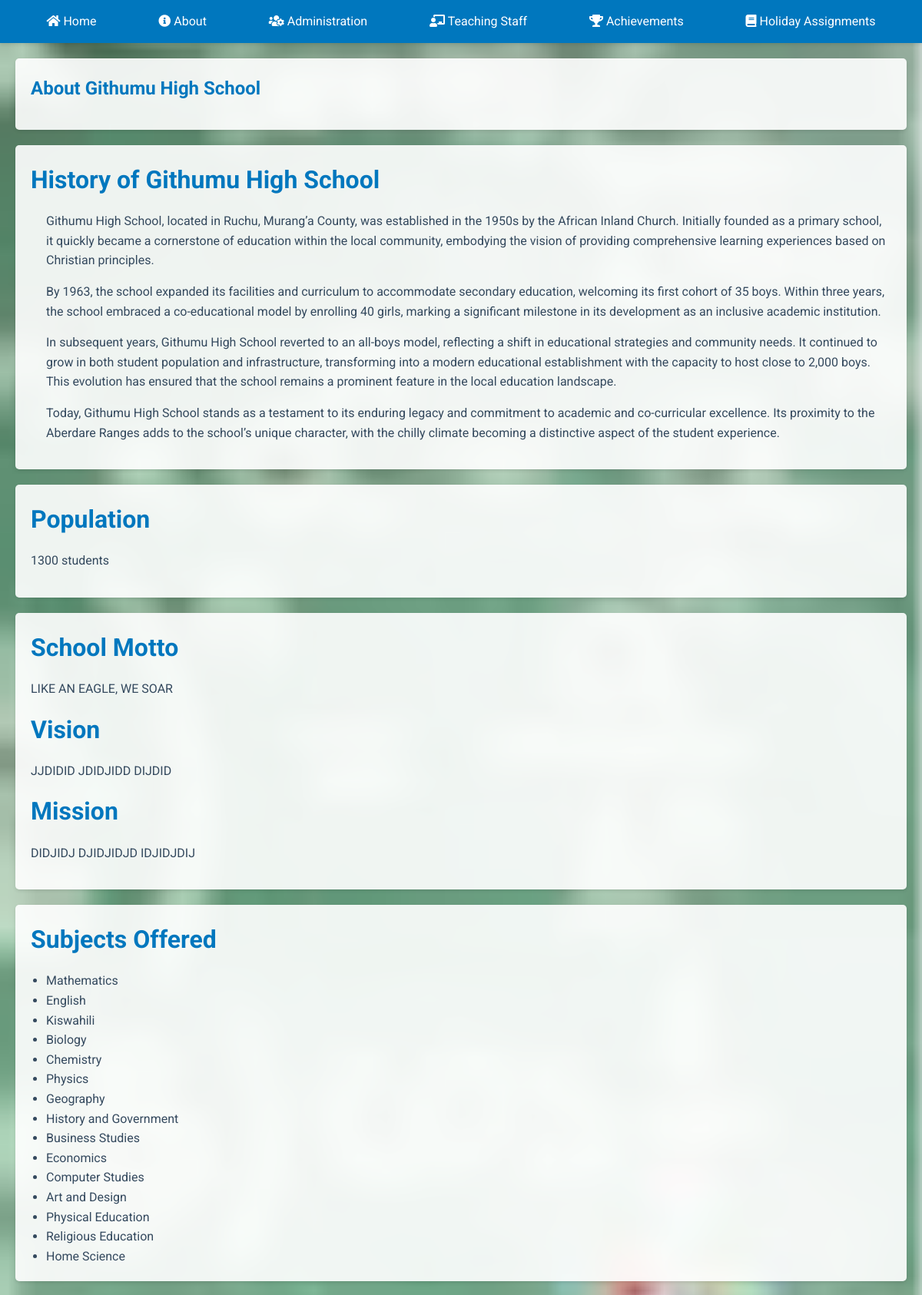
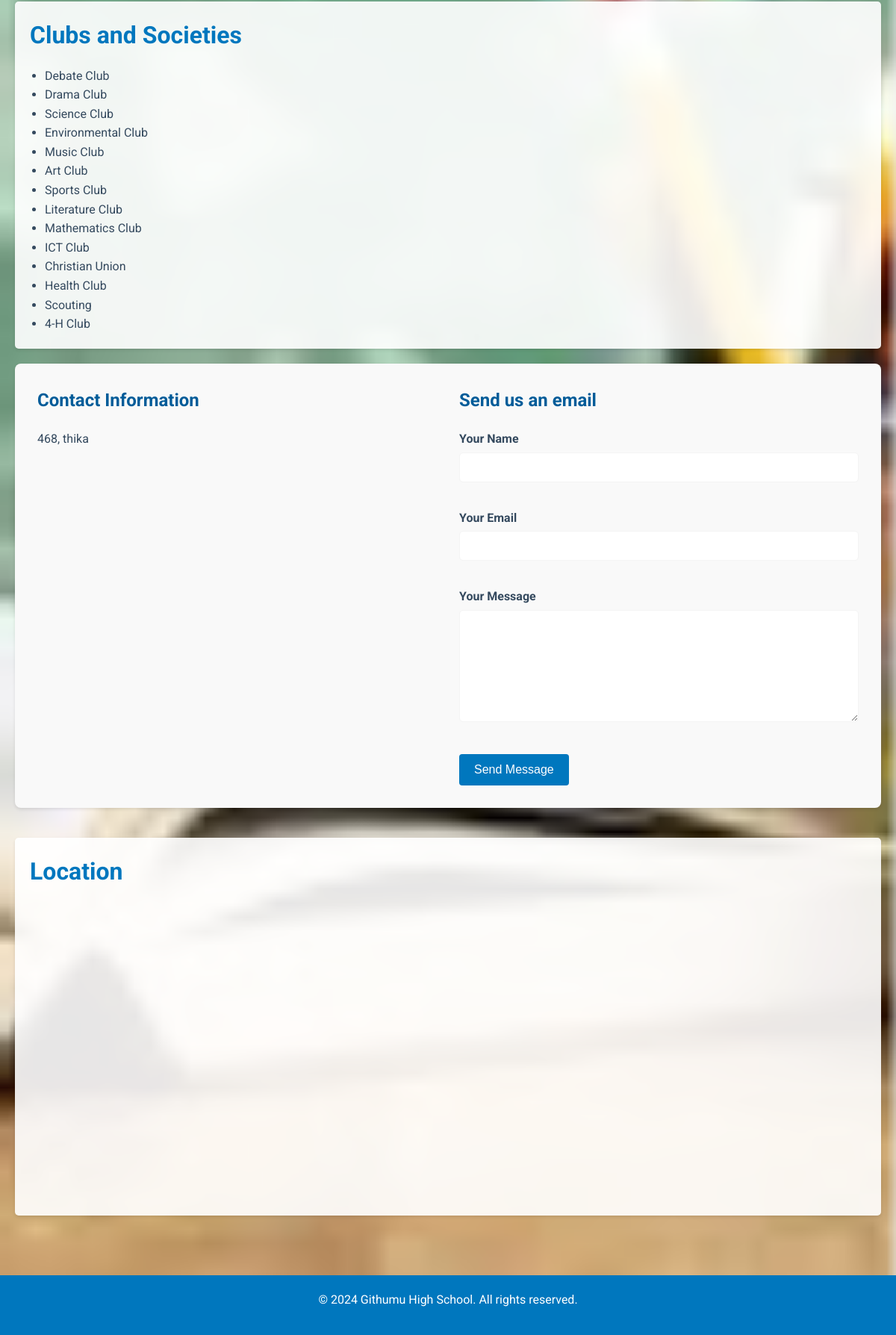
The page /about/ on the database its author committed (2 pictures, top to bottom).
### main/models.py (models this page shows)
class About(models.Model):
    history = models.TextField(help_text="Enter each point on a new line")
    population = models.IntegerField()
    school_motto = models.CharField(max_length=200)
    vision = models.TextField()
    mission = models.TextField()
    subjects_offered = models.TextField(help_text="Enter each subject on a new line")
    clubs_and_societies = models.TextField(help_text="Enter each club/society on a new line")
    contact_information = models.TextField()
    email = models.EmailField()
    class Meta:
        verbose_name = ("about")
        verbose_name_plural = ("about")

### main/views.py (the view)
# urls.py: path('about/', views.about, name='about'),
def about(request):
    about = About.objects.first()
    if request.method == 'POST':
        form = ContactForm(request.POST)
        if form.is_valid():
            name = form.cleaned_data['name']
            email = form.cleaned_data['email']
            message = form.cleaned_data['message']
            send_mail(
                f'Message from {name}',
                message,
                email,
                [about.email],
                fail_silently=False,
            )
            messages.success(request, 'Your message has been sent successfully!')
        else:
            messages.error(request, 'There was an error with your submission. Please check the form and try again.')
    else:
        form = ContactForm()
    return render(request, 'about.html', {'about': about, 'form': form})

### main/forms.py (shortened to what this page needs)
class ContactForm(forms.Form):
    name = forms.CharField(max_length=100, required=True)
    email = forms.EmailField(validators=[EmailValidator()])
    message = forms.CharField(widget=forms.Textarea, required=True)

### main/context_processors.py (called while the page is built)
def background_images(request):
    images = BackgroundImage.objects.all().order_by('order')
    return {'background_images': images}

### main/templates/about.html (shortened to what this page needs)
{% extends 'base.html' %}
{% load static %}
{% block content %}
<section id="news"><h3>About Githumu High School</h3></section>
<section id="history">
    <h2>History of Githumu High School</h2>
       <ul>
        <p>Githumu High School, located in Ruchu, Murang’a County, was established in the 1950s by the African Inland Church. Initially founded as a primary school, it quickly became a cornerstone of education within the local community, embodying the vision of providing comprehensive learning experiences based on Christian principles.</p>
        <p>By 1963, the school expanded its facilities and curriculum to accommodate secondary education, welcoming its first cohort of 35 boys. Within three years, the school embraced a co-educational model by enrolling 40 girls, marking a significant milestone in its development as an inclusive academic institution.</p>
        <p>In subsequent years, Githumu High School reverted to an all-boys model, reflecting a shift in educational strategies and community needs. It continued to grow in both student population and infrastructure, transforming into a modern educational establishment with the capacity to host close to 2,000 boys. This evolution has ensured that the school remains a prominent feature in the local education landscape.</p>
        <p>Today, Githumu High School stands as a testament to its enduring legacy and commitment to academic and co-curricular excellence. Its proximity to the Aberdare Ranges adds to the school’s unique character, with the chilly climate becoming a distinctive aspect of the student experience.</p>
    </ul>
</section>
<section id="population">
    <h2>Population</h2>
    <p>{{ about.population }} students</p>
</section>
<section id="motto-vision-mission">
    <h2>School Motto</h2>
    <p>{{ about.school_motto }}</p>
    <h2>Vision</h2>
    <p>{{ about.vision }}</p>
    <h2>Mission</h2>
    <p>{{ about.mission }}</p>
</section>
<section id="subjects">
    <h2>Subjects Offered</h2>
            <ul>
            <li>Mathematics</li>
            <li>English</li>
            <li>Kiswahili</li>
            <li>Biology</li>
            <li>Chemistry</li>
            <li>Physics</li>
            <li>Geography</li>
            <li>History and Government</li>
            <li>Business Studies</li>
            <li>Economics</li>
            <li>Computer Studies</li>
            <li>Art and Design</li>
            <li>Physical Education</li>
            <li>Religious Education</li>
            <li>Home Science</li>
        </ul>
</section>
<section id="clubs">
    <h2>Clubs and Societies</h2>
     <ul>
            <li>Debate Club</li>
            <li>Drama Club</li>
            <li>Science Club</li>
            <li>Environmental Club</li>
            <li>Music Club</li>
            <li>Art Club</li>
            <li>Sports Club</li>
            <li>Literature Club</li>
            <li>Mathematics Club</li>
            <li>ICT Club</li>
            <li>Christian Union</li>
            <li>Health Club</li>
            <li>Scouting</li>
            <li>4-H Club</li>
        </ul>
</section>
<section id="contact">
    <div class="contact-container">
        <div class="contact-info">
            <h3>Contact Information</h3>
            {{ about.contact_information|linebreaks }}
        </div>
        <div class="email-form">
            <h3>Send us an email</h3>
            <form method="post">
                <div class="form-group">
                    <label for="id_name">Your Name</label>
                    <input type="text" name="name" id="id_name" required>
                </div>
                <div class="form-group">
                    <label for="id_email">Your Email</label>
                    <input type="email" name="email" id="id_email" required>
                </div>
                <div class="form-group">
                    <label for="id_message">Your Message</label>
                    <textarea name="message" id="id_message" required></textarea>
                </div>
                <button type="submit" class="submit-btn">Send Message</button>
            </form>
        </div>
    </div>
</section>
<section id="map">
    <h2>Location</h2>
    <div id="google-map"></div>
</section>
{% endblock %}

### main/static/css/style.css (style rules this page uses)
:root { --primary-color: #0077be; --secondary-color: #005c99; --background-color: #ecf0f1; --text-color: #34495e; --light-gray: #f4f4f4; --white: #ffffff; }
* { box-sizing: border-box; margin: 0; padding: 0; }
body { font-family: 'Roboto', Arial, sans-serif; background-color: var(--background-color); color: var(--text-color); line-height: 1.6; }
h1, h2, h3, h4, h5, h6 { color: var(--primary-color); margin-bottom: 15px; }
h2 { font-size: 2em; }
h3 { font-size: 1.5em; }
p { margin-bottom: 15px; }
section { background-color: var(--white); margin-bottom: 20px; padding: 20px; border-radius: 5px; box-shadow: 0 2px 4px rgba(0, 0, 0, 0.1); }
#history ul, #subjects ul, #clubs ul { list-style-type: disc; padding-left: 20px; }
#contact form { display: flex; flex-direction: column; }
#contact input, #contact textarea { margin-bottom: 15px; padding: 10px; border: 1px solid var(--light-gray); border-radius: 5px; }
#contact button { align-self: flex-start; }
#google-map { height: 400px; width: 100%; border-radius: 5px; }
section { background-color: rgba(255, 255, 255, 0.9); }
#contact { background-color: #f9f9f9; border-radius: 8px; box-shadow: 0 2px 4px rgba(0, 0, 0, 0.1); padding: 30px; margin-bottom: 40px; }
.contact-container { display: flex; flex-wrap: wrap; gap: 30px; }
.contact-info, .email-form { flex: 1; min-width: 300px; }
.contact-info h3, .email-form h3 { color: var(--secondary-color); margin-bottom: 20px; }
.email-form form { display: flex; flex-direction: column; }
.form-group { margin-bottom: 20px; }
.form-group label { display: block; margin-bottom: 5px; color: var(--text-color); font-weight: bold; }
.form-group input, .form-group textarea { width: 100%; padding: 10px; border: 1px solid #ddd; border-radius: 4px; font-size: 16px; }
.form-group textarea { height: 150px; resize: vertical; }
.submit-btn { background-color: var(--primary-color); color: white; padding: 12px 20px; border: none; border-radius: 4px; cursor: pointer; font-size: 16px; transition: background-color 0.3s ease; }

### rows shown on the page
About: population "1300", school_motto "LIKE AN EAGLE, WE SOAR", vision "JJDIDID JDIDJIDD DIJDID", mission "DIDJIDJ DJIDJIDJD IDJIDJDIJ", contact_information "468, thika"
